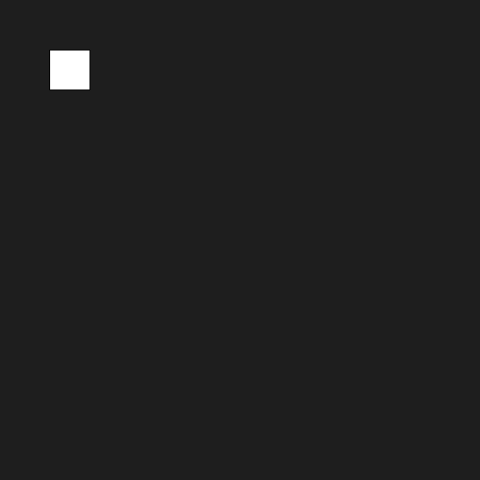
Frame 1 (no input)
Frame 60 (no input): identical to frame 1, image omitted
Frame 120 (the mouse pressed at the canvas centre since frame 60): identical to frame 1, image omitted

The p5.js sketch that drew this single still picture (run headless with seeded random() and noise() and a simulated clock; from frame 60 on, the mouse is pressed at the canvas centre):

// p5.js sketch
// ── sketch.js
function setup() {
    createCanvas(480,480);
}
function draw() {
    background(30);
    rect(50,50,40,40);
}
